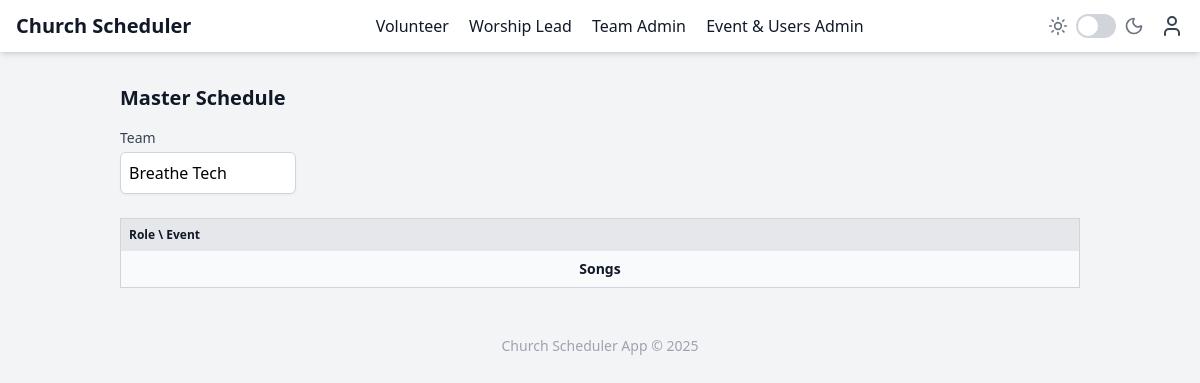
Before: /volunteer/schedule?team_id=2 (signed in) with the older database file.
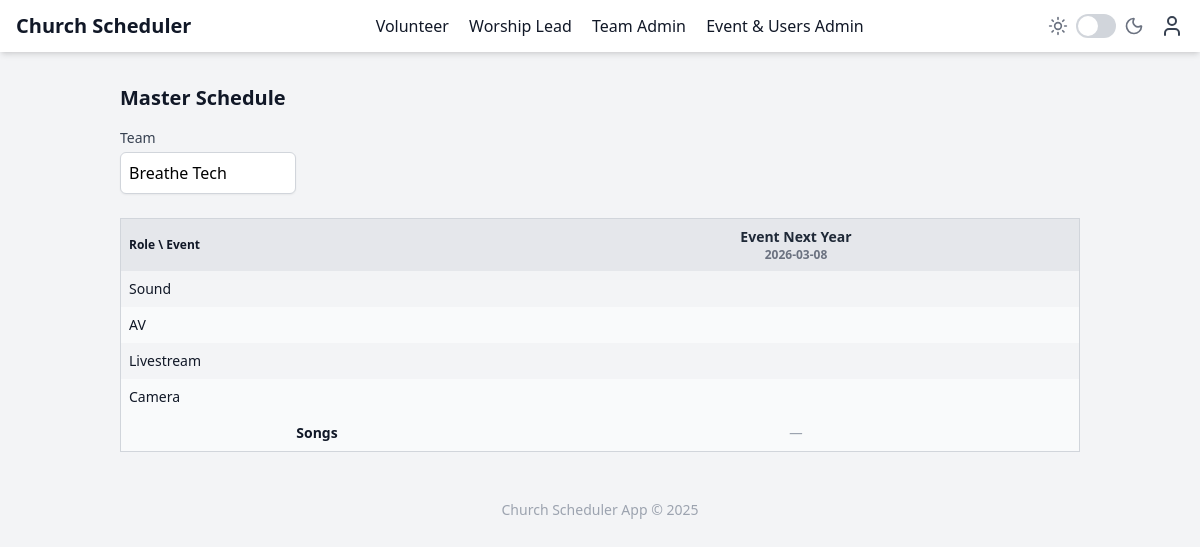
After: the same page with the newer database file.
### app/core/models.py (models this page shows, shortened)
class Event(db.Model):
    id = db.Column(db.Integer, primary_key=True)
    name = db.Column(db.String(100), nullable=False)
    date = db.Column(db.DateTime, nullable=False, default=datetime.utcnow)
    description = db.Column(db.Text, nullable=True)
    event_type = db.Column(db.String(50), nullable=False)
    availability_locked = db.Column(db.Boolean, default=False)
    template_id = db.Column(db.Integer, db.ForeignKey('event_template.id'), nullable=True)
    template = db.relationship('EventTemplate', backref='events')

class Role(db.Model):
    id = db.Column(db.Integer, primary_key=True)
    name = db.Column(db.String(100), nullable=False)
    is_lead = db.Column(db.Boolean, default=False)  # Hidden flag, not for UI
    team_roles = db.relationship('TeamRole', back_populates='role', cascade='all, delete-orphan')
    volunteer_team_roles = db.relationship('VolunteerTeamRole', back_populates='role', cascade='all, delete-orphan')

### app/views/volunteer/schedule.py (the view)
@volunteer_schedule_bp.route("/schedule")
@login_required
def schedule():
    selected_team_id = request.args.get("team_id", type=int)
    teams = Team.query.order_by(Team.name).all()
    selected_team = Team.query.get(selected_team_id) if selected_team_id else None
    from datetime import datetime
    now = datetime.now()
    selected_year = now.year
    selected_month = now.month
    events = Event.query.filter(
        extract("year", Event.date) == selected_year,
        extract("month", Event.date) == selected_month
    ).order_by(Event.date).all()
    event_ids = [e.id for e in events]
    roles = []
    assignment_matrix = {}
    if selected_team:
        roles = db.session.query(Role).join(EventTeamRequirement)\
            .filter(EventTeamRequirement.event_id.in_(event_ids))\
            .filter(EventTeamRequirement.team_id == selected_team_id)\
            .distinct().all()
        assignments = VolunteerAssignment.query.filter(
            VolunteerAssignment.event_id.in_(event_ids),
            VolunteerAssignment.team_id == selected_team_id
        ).all()
        for a in assignments:
            assignment_matrix[(a.event_id, a.role_id)] = a.volunteer
    from app.core.models import EventSong  # Add to top if not already
    songs_by_event = {}
    if event_ids:
        for s in EventSong.query.filter(EventSong.event_id.in_(event_ids)).order_by(EventSong.position).all():
            songs_by_event.setdefault(s.event_id, []).append(s)
    return render_template("volunteer/schedule.html",
        teams=teams,
        selected_team=selected_team,
        events=events,
        roles=roles,
        assignment_matrix=assignment_matrix,
        songs_by_event=songs_by_event
    )

### app/templates/volunteer/schedule.html (shortened to what this page needs)
{% extends "layout.html" %}
{% block content %}
<div class="p-4">
  <h1 class="text-xl font-semibold mb-4">Master Schedule</h1>
  <form method="GET" class="mb-6">
  <div class="flex flex-wrap gap-4 items-end">
    <div>
      <label for="team_id" class="block text-sm font-medium text-gray-700 dark:text-gray-300 mb-1">Team</label>
      <select name="team_id" id="team_id"
              class="block w-44 p-2 rounded-md border border-gray-300 dark:border-gray-700 bg-white dark:bg-gray-800 text-black dark:text-white shadow-sm focus:outline-none focus:ring-2 focus:ring-blue-500 appearance-none"
              onchange="this.form.submit()">
        {% for team in teams %}
          <option value="{{ team.id }}" {% if selected_team and selected_team.id == team.id %}selected{% endif %}>
            {{ team.name }}
          </option>
        {% endfor %}
      </select>
    </div>
  </div>
</form>
  {% if selected_team %}
    <table class="w-full table-auto text-sm border border-gray-300 dark:border-gray-700">
      <thead>
  <tr class="bg-gray-200 dark:bg-gray-700 text-xs">
    <th class="p-2 text-left">Role \ Event</th>
    {% for e in events %}
      <th class="p-2 text-center">
        <div>
  <h2 class="font-semibold text-gray-800 dark:text-gray-100 text-sm">
  {{ e.name }}
</h2>
<p class="text-xs text-gray-500 dark:text-gray-400">
  {{ e.date.strftime('%Y-%m-%d') }}
</p>
</div>
      </th>
    {% endfor %}
  </tr>
</thead>
      <tbody>
        {% for role in roles %}
          <tr class="even:bg-gray-50 dark:even:bg-gray-800">
            <td class="p-2 font-medium">{{ role.name }}</td>
            {% for e in events %}
              <td class="p-2 text-center">
                {% set v = assignment_matrix.get((e.id, role.id)) %}
              </td>
            {% endfor %}
          </tr>
        {% endfor %}
<tr class="bg-gray-50 dark:bg-gray-800">
  <td class="p-2 font-semibold text-center">Songs</td>
  {% for e in events %}
    <td class="p-2 text-sm text-center text-gray-600 dark:text-gray-300">
      {% set event_songs = songs_by_event.get(e.id, []) %}
      {% if event_songs %}
        <ul class="space-y-2">
          {% for s in event_songs %}
            <li class="leading-tight">
  <div class="font-medium">
    {{ s.song.name }}
    {% if s.custom_key %}<span class="text-xs">({{ s.custom_key }})</span>{% endif %}
    {% if s.notes %}
  <button type="button"
          onclick='showNoteModal({{ s.notes|tojson }})'
          class="ml-1 text-blue-600 hover:text-blue-800"
          title="View Notes">
    <svg xmlns="http://www.w3.org/2000/svg" class="inline h-4 w-4" fill="none" viewBox="0 0 24 24" stroke="currentColor">
      <path stroke-linecap="round" stroke-linejoin="round" stroke-width="2"
            d="M11 5h7M5 5h.01M5 12h.01M5 19h.01M11 12h7M11 19h7" />
    </svg>
  </button>
{% endif %}
  </div>
  <div class="text-xs text-gray-500 italic">
    {% if s.song.tempo %}{{ s.song.tempo }} BPM{% endif %}
    {% if s.song.tempo and s.song.time_signature %}&middot;{% endif %}
    {% if s.song.time_signature %}{{ s.song.time_signature }}{% endif %}
  </div>
</li>
          {% endfor %}
        </ul>
      {% else %}
        <span class="italic text-gray-400">—</span>
      {% endif %}
    </td>
  {% endfor %}
</tr>
    </table>
  {% endif %}
</div>
{% endblock %}

### app/templates/layout.html (shortened to what this page needs)
<!DOCTYPE html>
<html lang="en" class="dark">
<head>
    <script src="https://cdn.tailwindcss.com"></script>
</head>
<body class="bg-gray-100 dark:bg-gray-900 text-gray-900 dark:text-gray-100 font-sans min-h-screen">
    <header class="bg-white dark:bg-gray-800 shadow-md">
        <div class="max-w-7xl mx-auto px-4 py-3 flex justify-between items-center">
            <h1 class="text-xl font-semibold">Church Scheduler</h1>
            <nav class="space-x-4 text-sm sm:text-base">
                <a href="/volunteer-portal" class="hover:underline">Volunteer</a>
                <a href="/worship-lead" class="hover:underline">Worship Lead</a>
                <a href="/schedule" class="hover:underline">Team Admin</a>
                <a href="/event-admin" class="hover:underline">Event & Users Admin</a>
            </nav>
            <div class="space-x-2">
                <div class="flex items-center space-x-4">
  <div class="flex items-center space-x-2">
    <i data-lucide="sun" class="w-5 h-5 text-gray-500"></i>
    <label for="themeSwitch" class="relative inline-block w-10 h-6">
      <div class="dot absolute top-0.5 left-0.5 bg-white w-5 h-5 rounded-full transition peer-checked:translate-x-4"></div>
    </label>
    <i data-lucide="moon" class="w-5 h-5 text-gray-500"></i>
  </div>
<div class="relative">
  {% if current_user.is_authenticated %}
    <button id="userMenuButton" class="flex items-center text-sm rounded-full focus:outline-none" aria-expanded="false">
      <i data-lucide="user" class="w-6 h-6 text-gray-700 dark:text-gray-200"></i>
    </button>
  {% else %}
    <a href="{{ url_for('auth.login') }}" class="text-sm text-blue-600 hover:underline">Login</a>
  {% endif %}
</div>
            </div>
    </header>
    <main class="flex-grow mx-auto p-4 {% if request.endpoint == 'main.event_admin' %}max-w-full{% else %}max-w-5xl{% endif %}">
    {% block content %}{% endblock %}
</main>
    <footer class="text-center py-4 text-sm text-gray-400 dark:text-gray-500">
        Church Scheduler App &copy; {{ current_year | default(2025) }}
    </footer>
</body>
</html>

### app/templates/layout.html (style rules this page uses)
.dot { transition: transform 0.3s ease-in-out; }

Changed rows visible on the page:
added Event: name "Event Next Year", date "2026-03-08"
now on this page (row unchanged): Role: name "Sound"
now on this page (row unchanged): Role: name "AV"
now on this page (row unchanged): Role: name "Livestream"
now on this page (row unchanged): Role: name "Camera"
